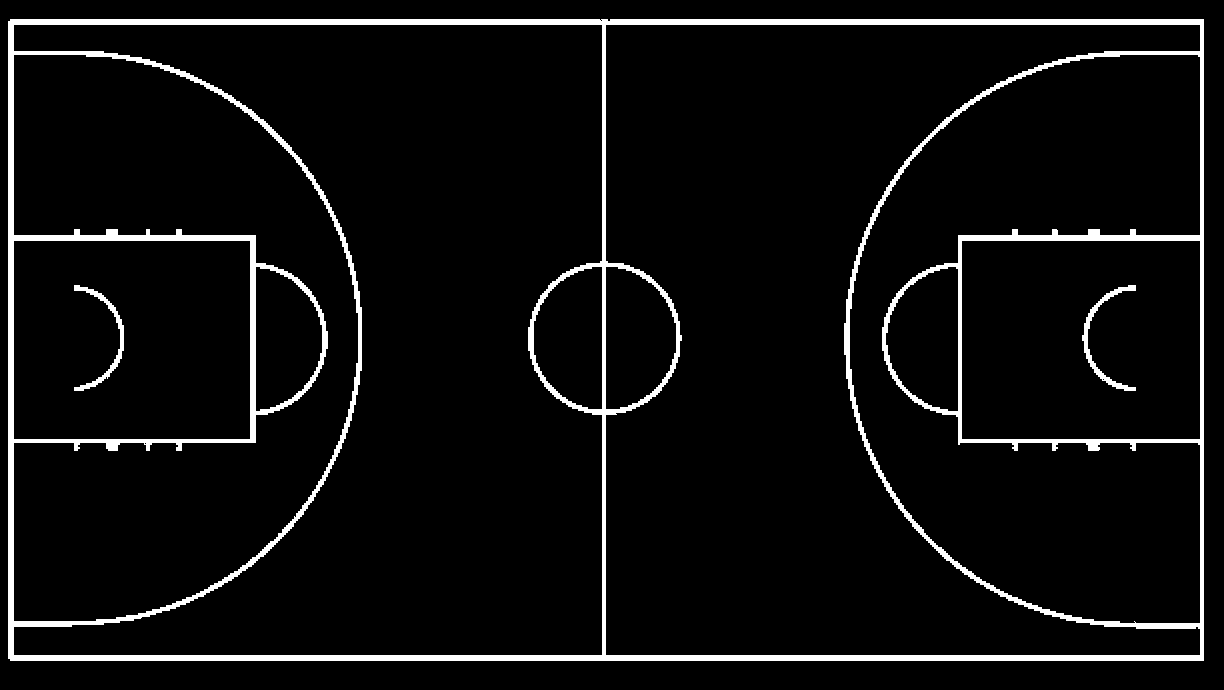
#> input picture 200_255.png, 1224 x 690 px, found by its file name
$ jupyter execute --allow-errors model_predict.ipynb
#> lines starting #> are read from the running program, lines starting #| are printed output that depends on the picture; after the words box and inside, x2 and y2 are one past the last pixel; in counts of white or black regions, pixels touching at a corner belong together
### model.py
from keras.layers import Input
from keras.layers.convolutional import Convolution2D
from keras.layers.core import Activation, Reshape
from keras.layers import BatchNormalization
from keras.models import Model
from layers import MaxPoolingWithArgmax2D, MaxUnpooling2D
import tensorflow.compat.v1 as tf

def segnet(input_shape, n_labels, kernel=3, pool_size=(2, 2), output_mode="softmax"):
    # encoder
    inputs = Input(shape=input_shape)

    conv_1 = Convolution2D(64, (kernel, kernel), padding="same")(inputs)
    conv_1 = BatchNormalization()(conv_1)
    conv_1 = Activation("relu")(conv_1)
    conv_2 = Convolution2D(64, (kernel, kernel), padding="same")(conv_1)
    conv_2 = BatchNormalization()(conv_2)
    conv_2 = Activation("relu")(conv_2)

    pool_1, mask_1 = MaxPoolingWithArgmax2D(pool_size)(conv_2)

    conv_3 = Convolution2D(128, (kernel, kernel), padding="same")(pool_1)
    conv_3 = BatchNormalization()(conv_3)
    conv_3 = Activation("relu")(conv_3)
    conv_4 = Convolution2D(128, (kernel, kernel), padding="same")(conv_3)
    conv_4 = BatchNormalization()(conv_4)
    conv_4 = Activation("relu")(conv_4)

    pool_2, mask_2 = MaxPoolingWithArgmax2D(pool_size)(conv_4)

    conv_5 = Convolution2D(256, (kernel, kernel), padding="same")(pool_2)
    conv_5 = BatchNormalization()(conv_5)
    conv_5 = Activation("relu")(conv_5)
    conv_6 = Convolution2D(256, (kernel, kernel), padding="same")(conv_5)
    conv_6 = BatchNormalization()(conv_6)
    conv_6 = Activation("relu")(conv_6)
    conv_7 = Convolution2D(256, (kernel, kernel), padding="same")(conv_6)
    conv_7 = BatchNormalization()(conv_7)
    conv_7 = Activation("relu")(conv_7)

    pool_3, mask_3 = MaxPoolingWithArgmax2D(pool_size)(conv_7)

    conv_8 = Convolution2D(512, (kernel, kernel), padding="same")(pool_3)
    conv_8 = BatchNormalization()(conv_8)
    conv_8 = Activation("relu")(conv_8)
    conv_9 = Convolution2D(512, (kernel, kernel), padding="same")(conv_8)
    conv_9 = BatchNormalization()(conv_9)
    conv_9 = Activation("relu")(conv_9)
    conv_10 = Convolution2D(512, (kernel, kernel), padding="same")(conv_9)
    conv_10 = BatchNormalization()(conv_10)
    conv_10 = Activation("relu")(conv_10)

    pool_4, mask_4 = MaxPoolingWithArgmax2D(pool_size)(conv_10)

    conv_11 = Convolution2D(512, (kernel, kernel), padding="same")(pool_4)
    conv_11 = BatchNormalization()(conv_11)
    conv_11 = Activation("relu")(conv_11)
    conv_12 = Convolution2D(512, (kernel, kernel), padding="same")(conv_11)
    conv_12 = BatchNormalization()(conv_12)
    conv_12 = Activation("relu")(conv_12)
    conv_13 = Convolution2D(512, (kernel, kernel), padding="same")(conv_12)
    conv_13 = BatchNormalization()(conv_13)
    conv_13 = Activation("relu")(conv_13)

    pool_5, mask_5 = MaxPoolingWithArgmax2D(pool_size)(conv_13)
    print("Build enceder done..")

    # decoder

    unpool_1 = MaxUnpooling2D(pool_size)([pool_5, mask_5])

    conv_14 = Convolution2D(512, (kernel, kernel), padding="same")(unpool_1)
    conv_14 = BatchNormalization()(conv_14)
    conv_14 = Activation("relu")(conv_14)
    conv_15 = Convolution2D(512, (kernel, kernel), padding="same")(conv_14)
    conv_15 = BatchNormalization()(conv_15)
    conv_15 = Activation("relu")(conv_15)
    conv_16 = Convolution2D(512, (kernel, kernel), padding="same")(conv_15)
    conv_16 = BatchNormalization()(conv_16)
    conv_16 = Activation("relu")(conv_16)

    unpool_2 = MaxUnpooling2D(pool_size)([conv_16, mask_4])

    conv_17 = Convolution2D(512, (kernel, kernel), padding="same")(unpool_2)
    conv_17 = BatchNormalization()(conv_17)
    conv_17 = Activation("relu")(conv_17)
    conv_18 = Convolution2D(512, (kernel, kernel), padding="same")(conv_17)
    conv_18 = BatchNormalization()(conv_18)
    conv_18 = Activation("relu")(conv_18)
    conv_19 = Convolution2D(256, (kernel, kernel), padding="same")(conv_18)
    conv_19 = BatchNormalization()(conv_19)
    conv_19 = Activation("relu")(conv_19)

    unpool_3 = MaxUnpooling2D(pool_size)([conv_19, mask_3])

    conv_20 = Convolution2D(256, (kernel, kernel), padding="same")(unpool_3)
    conv_20 = BatchNormalization()(conv_20)
    conv_20 = Activation("relu")(conv_20)
    conv_21 = Convolution2D(256, (kernel, kernel), padding="same")(conv_20)
    conv_21 = BatchNormalization()(conv_21)
    conv_21 = Activation("relu")(conv_21)
    conv_22 = Convolution2D(128, (kernel, kernel), padding="same")(conv_21)
    conv_22 = BatchNormalization()(conv_22)
    conv_22 = Activation("relu")(conv_22)

    unpool_4 = MaxUnpooling2D(pool_size)([conv_22, mask_2])

    conv_23 = Convolution2D(128, (kernel, kernel), padding="same")(unpool_4)
    conv_23 = BatchNormalization()(conv_23)
    conv_23 = Activation("relu")(conv_23)
    conv_24 = Convolution2D(64, (kernel, kernel), padding="same")(conv_23)
    conv_24 = BatchNormalization()(conv_24)
    conv_24 = Activation("relu")(conv_24)

    unpool_5 = MaxUnpooling2D(pool_size)([conv_24, mask_1])

    conv_25 = Convolution2D(64, (kernel, kernel), padding="same")(unpool_5)
    conv_25 = BatchNormalization()(conv_25)
    conv_25 = Activation("relu")(conv_25)

    conv_26 = Convolution2D(n_labels, (1, 1), padding="valid")(conv_25)
    conv_26 = BatchNormalization()(conv_26)
    conv_26 = Reshape(
        (input_shape[0] * input_shape[1], n_labels),
        input_shape=(input_shape[0], input_shape[1], n_labels),
    )(conv_26)

    outputs = Activation(output_mode)(conv_26)
    print("Build decoder done..")

    model = Model(inputs=inputs, outputs=outputs, name="SegNet")

    return model

### training_and_test/model_predict.ipynb
[cell 1]
import numpy as np
import cv2
import tensorflow as tf
from tensorflow import keras
import matplotlib.pyplot as plt
import os
import math

[cell 2]
import keras.backend as K
# [6 lines left out: function dice_coef, not called in this run]

def dice_coef_loss(y_true, y_pred):
    return 1 - dice_coef(y_true, y_pred)


# get_custom_objects().update({'dice_coef_loss': Loss(_ReLU)})
# [13 lines left out: function focal_loss, not called in this run]

def combine_loss(y_true, y_pred):
    return dice_coef_loss(y_true, y_pred) * 0.02 + focal_loss(y_true, y_pred) * 2

[cell 3]
custom_objects = {"dice_coef_loss": dice_coef_loss, "focal_loss": focal_loss,
                    "dice_coef": dice_coef, "combine_loss": combine_loss}
#> (the rest of this cell did not finish here and is left out)

#> (a cell that did not finish here is left out)

[cell 5]
from model import segnet
#> (the rest of this cell did not finish here and is left out)

[cell 6]
# [46 lines left out: functions court, transform, not called in this run]

[cell 7]
# [7 lines left out: function count_dot, not called in this run]

[cell 8]
mask = cv2.imread("prepare_data/court.png", cv2.COLOR_BGR2RGB)
kernel = np.ones((3,3), np.uint8)
#> (the rest of this cell did not finish here and is left out)

#> (a cell that did not finish here is left out)

[cell 10]
path = "test_images/"
kernel = np.ones((3,3), np.uint8)
count = 0
mask = cv2.imread("unused_img/200_255.png", cv2.COLOR_BGR2RGB)
#> mask: shape (690, 1224); 5.6% white; 3 white regions, box (x1, y1, x2, y2) and area: (8, 19, 1204, 661) 45477, (1082, 285, 1136, 391) 811, (74, 285, 124, 391) 750
mask = cv2.resize(mask, (1996, 1096))
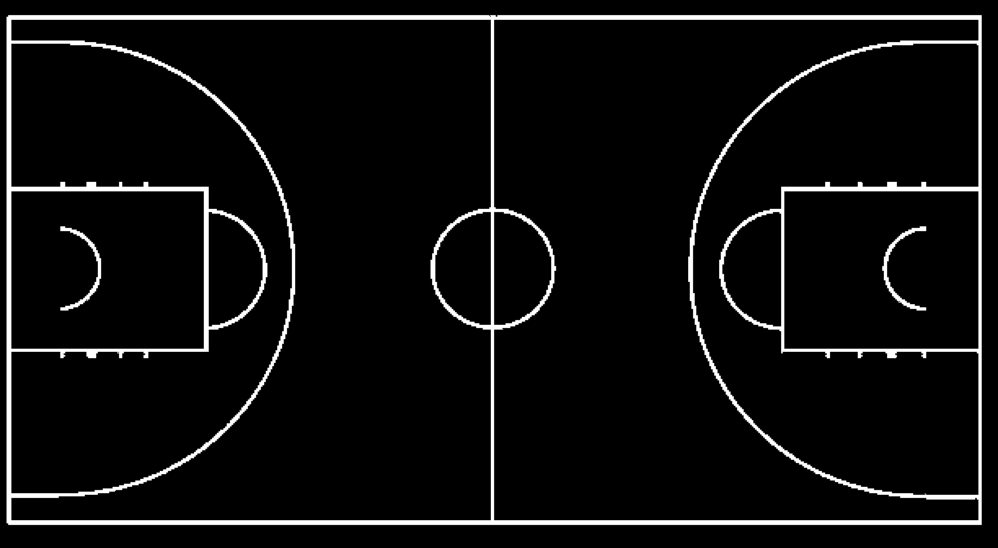
#> mask: shape (1096, 1996) (shown at 1/2 size); min 0, max 255, mean 14.2
ob = np.load("prepare_data/transform_base_back.npy")
#> (reads transform_base_back.npy from the repository)
video = "result/guest_setplay.mp4"


#> (the rest of this cell did not finish here and is left out)
